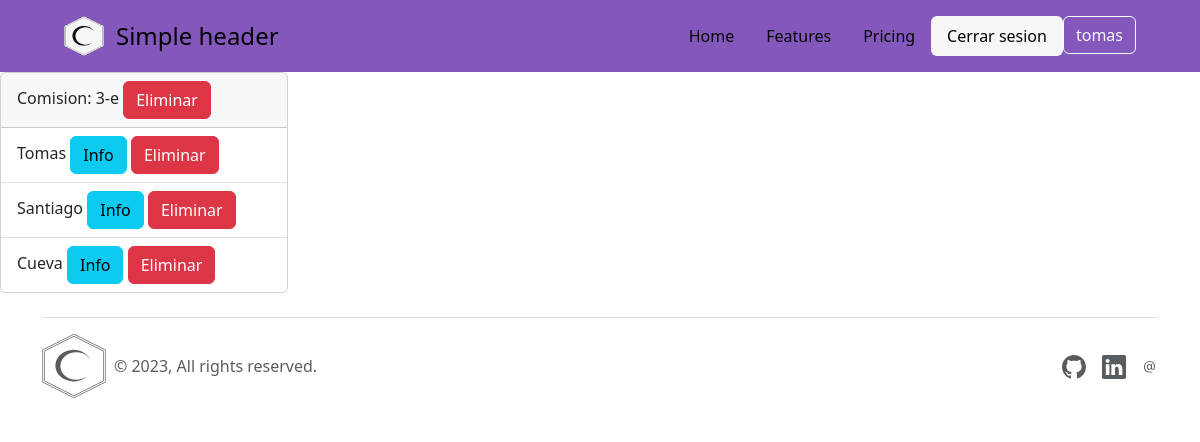
The page /students/3/ (signed in) on the database its author committed.
### app/models.py (models this page shows, shortened)
class Commission(models.Model):
    name = models.CharField(max_length = 3)
    school = models.ForeignKey(School, on_delete = models.CASCADE)
    user = models.ForeignKey(User, on_delete = models.CASCADE, blank = True, null = True)

class Student(models.Model):
    name = models.CharField(max_length = 150)
    comission = models.ForeignKey(Commission, on_delete = models.CASCADE)

### app/views.py (the view)
# urls.py: path('students/<int:comission_id>/', StudentView.as_view(), name = 'Student'),
class StudentView(ListView, LoginRequiredMixin):
    template_name = 'students/student.html'
    model = Student
    def get_queryset(self, commission_id):
        id_comission = commission_id
        student_list = Student.objects.filter(comission_id = id_comission)
        return student_list
    def get(self, request, *args, **kwargs):
        students = self.get_queryset(kwargs['comission_id'])
        commission = Commission.objects.get(id = kwargs['comission_id'])
        return render(request, self.template_name, context = {
            'students' : students,
            'comission' : commission
            })

### app/context_processor.py (called while the page is built)
def register_calculated(request):
    mean = 0
    count = 0
    if request.user.is_authenticated:
        if "register" in request.session.keys():
            for key, value in request.session["register"].items():
                if key == "mean":
                    mean = value
                if key == "count":
                    count = value
    return {"mean": mean, "count": count}

### app/templates/students/student.html (shortened to what this page needs)
{% extends 'base/main.html' %}
{% block main %}
<main class = "studentMain">
    <section>
        <div class="card" style="width: 18rem;">
            <div class="card-header">
                Comision: {{comission.name}}
                <a href="{% url 'ComissionDelete' comission.id %}" class="btn btn-danger">Eliminar</a>
              </div>
            <ul class="list-group list-group-flush">
                {% for student in students %}
                    <li class="list-group-item">
                        <span>{{student.name}}</span>
                        <a href="{% url 'StudentUpdate' student.id %}" class="btn btn-info">Info</a>
                        <a href="{% url 'StudentDelete' student.id %}" class="btn btn-danger">Eliminar</a>
                    </li>
                {% endfor %}
            </ul>
          </div>
    </section>
</main>
{% endblock main %}

### app/templates/base/header.html
{% load static %}
<header>
    <div class="d-flex flex-wrap justify-content-center py-3">
      <a href="/" class="d-flex align-items-center mb-3 mb-md-0 me-md-auto link-body-emphasis text-decoration-none">
        <img src="{% static 'multimedia/sea.png' %}" alt="Sea Softwares">
        <span class="fs-4">Simple header</span>
      </a>
      <ul class="nav nav-pills">
        <li class="nav-item"><a href="#" class="nav-link">Home</a></li>
        <li class="nav-item"><a href="#" class="nav-link">Features</a></li>
        <li class="nav-item"><a href="#" class="nav-link">Pricing</a></li>
        <li class="nav-item"><a href="{% url 'Logout' %}" class="nav-link active">Cerrar sesion</a></li>
        <li class="nav-item"><a href="#" class="btn btn-outline-light">{{request.user.username}}</a></li>
      </ul>
    </div>
</header>

### app/static/css/style.css (style rules this page uses)
header { width: 100vw; background-color: #8357BB; margin-right: 0; margin-left: 0; padding: 0px 64px; }
header img { width: 40px; margin-right: 12px; }
header ul li.nav-item a.nav-link { color: #050307; transition: all 0.3s; }
header ul li.nav-item a.nav-link.active { color: #050307; background-color: #F6F6F6; }
* { margin: 0; padding: 0; box-sizing: border-box; }
a { text-decoration: none; }
body { background-color: #F6F6F6; }
ul { list-style-type: none; }

### rows shown on the page
Commission: name "3-e"
Student: name "Tomas"
Student: name "Santiago"
Student: name "Cueva"

### other values the page prints
{{ request.user.username }} "tomas"
